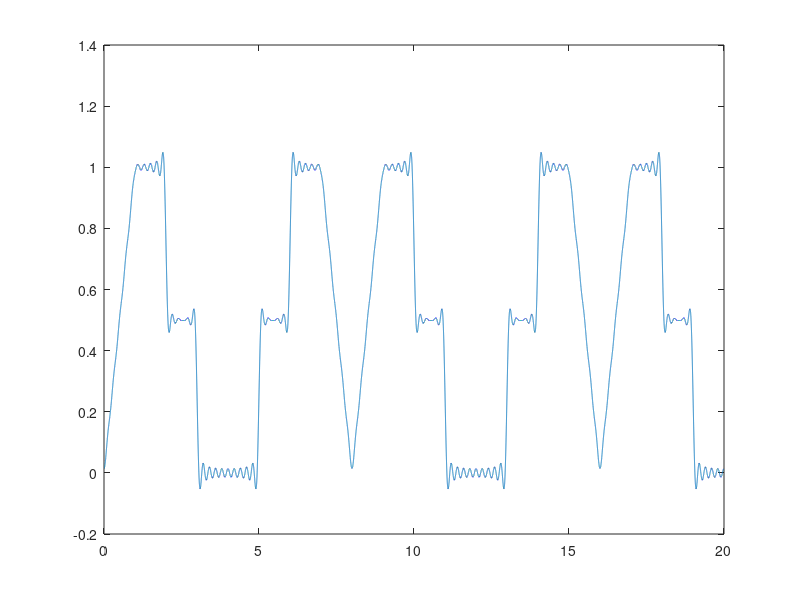
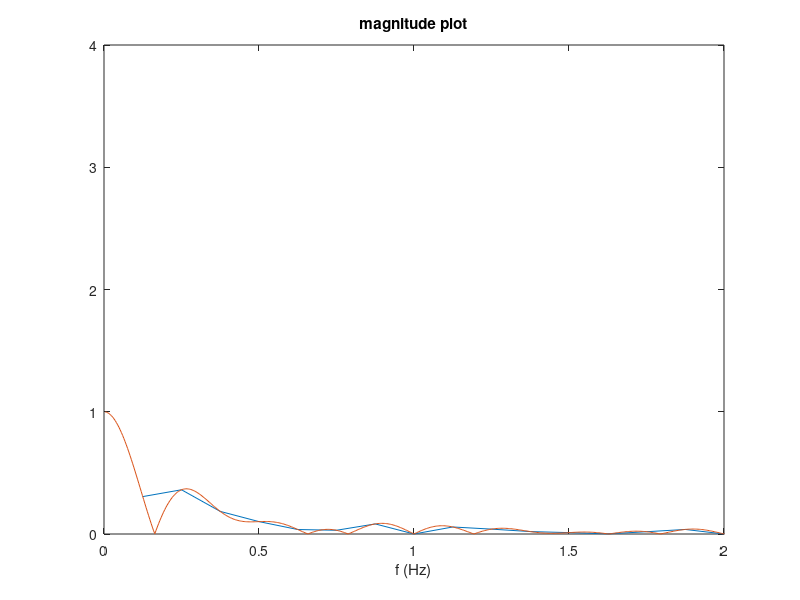

MATLAB code for these plots, in order:

clear;
clc;
clf;

Samples = 40;

mag = zeros(1,Samples);
num = zeros(1,Samples);

t = linspace(0,20,1e5);
xsum = zeros(size(t));
xsum = .5;

for n = 1:Samples
    w = (n.*pi)./4;
    integral1 = (1./w).*sin(w) + (1./(w).^2).*cos(w) - (1./(w.^2));
    integral2 = (1./w).*(sin(2.*w) - sin(w));
    integral3 = (1./(2.*w)).*(sin(3.*w) - sin(2.*w) );
    x = .5.*(integral1 + integral2 + integral3);
    
    xsum = xsum + .5.*( integral1 + integral2 + integral3 ).* cos((n.*(pi./4).*t));
    
   mag(n) = max(x);
   num(n) = n;
end

figure(1);
plot(t,xsum);
figure (2);

freq = linspace(0,Samples,1e4);
w = 2.*pi.*freq;
    integral1 = (1./w).*sin(w) + (1./(w).^2).*cos(w) - (1./(w.^2));
    integral2 = (1./w).*(sin(2.*w) - sin(w));
    integral3 = (1./(2.*w)).*(sin(3.*w) - sin(2.*w));
y = .5.*(integral1 + integral2 + integral3);

f = num.*(1/8);
 plot(f,abs(mag))
 title('magnitude plot');
 hold on;
 xlabel('f (Hz)');
 axis([0 2 0 4]);

plot(freq,abs(y));

 